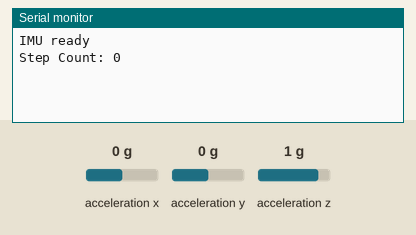
Simulated run of this sketch. Board: Arduino Nano RP2040 Connect. Shown: the last lines printed to the serial monitor. Inputs (shaded band) come from the test bench; at power-on: acceleration y 0 g, acceleration x 0 g, acceleration z 1 g.

Above: at 1.2 s.
1.3 s: acceleration y set to 1.4 g
At 2.6 s:
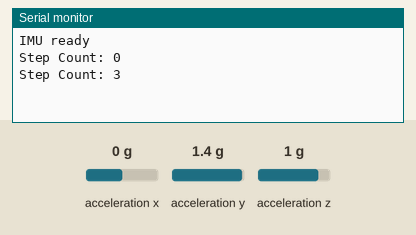
2.8 s: acceleration y set to -1.4 g
At 3.8 s:
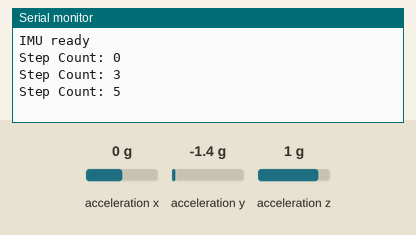
Timing chart, 0 to 5.8 s (numbered marks = the images above; inputs shaded):
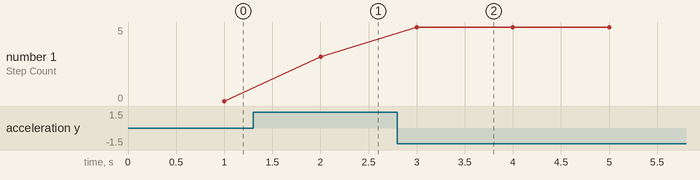

The sketch:

nano33iot_advanced_567.ino
```cpp
// snippet: nano33iot_advanced_567
// tags: arduino_lsm6ds3
// boards: avr, esp32, megaavr, nano33iot, romi32u4, rp2040
// library: Arduino_LSM6DS3
// description: Step counter: use LSM6DS3 acceleration to detect steps (peak detection on vertical axis, threshold 1
// prompts: counter, lsm6ds3, acceleration, detect, steps, (peak
// verified: compile-only
// source: kd-generated (id 567)
// exact-include: Arduino_LSM6DS3.h

#include <Arduino_LSM6DS3.h>

const float STEP_THRESHOLD = 1.2;
const unsigned long MIN_TIME_BETWEEN_STEPS = 300;

float ax, ay, az;
unsigned long lastStepTime = 0;
int stepCount = 0;

void setup() {
  Serial.begin(9600);
  while (!Serial && millis() < 3000);
  if (!IMU.begin()) {
    Serial.println("IMU init failed");
    while (1);
  }
  Serial.println("IMU ready");
}

void loop() {
  if (IMU.accelerationAvailable()) {  // LSM6DS3: true when a new accel sample is ready
    IMU.readAcceleration(ax, ay, az);  // LSM6DS3: writes g-force into the 3 float args; NOT getMotion6()
    float verticalAccel = ay;

    if (verticalAccel > STEP_THRESHOLD && (millis() - lastStepTime) > MIN_TIME_BETWEEN_STEPS) {
      stepCount++;
      lastStepTime = millis();
    }
  }

  static unsigned long printTime = 0;
  if (millis() - printTime >= 1000) {
    printTime = millis();
    Serial.print("Step Count: ");
    Serial.println(stepCount);
  }
}
```

Measured:
- after the input at 1.3 s, the serial monitor: prints a new line after 0.70 s (image 1)
- after the input at 2.8 s, the serial monitor: prints a new line after 0.20 s (image 2)
- plotted number 1: 0 → 3 after the input at 1.3 s, 3 → 5 after the input at 2.8 s
